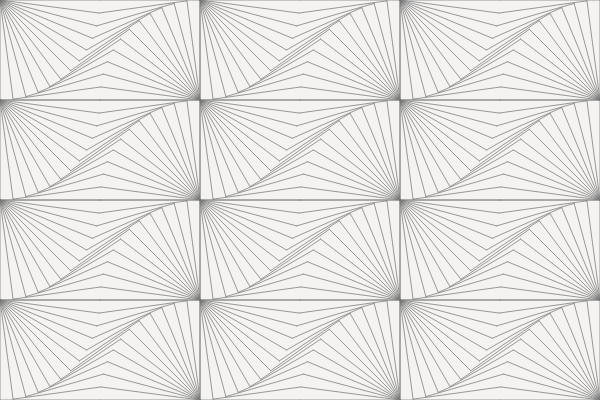
Frame 1 (no input)
Frame 2 (the mouse pressed at the canvas centre, redrawn once): identical to frame 1, image omitted

The p5.js sketch that drew this single still picture (run headless with seeded random() and noise() and a simulated clock; the mouse was pressed at the canvas centre and the sketch redrawn once):

// p5.js sketch
// ── sketch.js
/**
 * Compilation: EdnaAndradePattern_2.js
 * Dependencies: p5.js
 * Data files: none
 * 
 * Builds upon EdnaAndradePattern_1. Tiles the arc fan pattern.
 * Additional mirroring is done every other column to create 
 * a continuous tessellating pattern.
 * 
 * Algorithm: Tiled pattern generation with alternating mirroring
 * - Create reusable arc tile that draws in local coordinates
 * - For each grid position, translate to tile origin
 * - Apply horizontal mirroring to odd columns
 * - Draw tile in local coordinate system
 * 
 * Mirroring technique: Odd columns translate to right edge then scale(-1,1)
 * to flip the tile horizontally within its own bounding box.
 *
 * For additional information, see:
 *
 * @author Chloe Choi
 * @author Alexandros Haridis
 */

// Grid configuration
const COLS = 3;        // number of columns in grid
const ROWS = 4;        // number of rows in grid

// Tile configuration
const TILE_W = 200;    // tile width in pixels
const TILE_H = 100;    // tile height in pixels
const NUM_LINES = 13;  // number of lines in each arc fan

// Global state
let tile;  // reusable tile object

/**
 * Initialize canvas and render tiled pattern
 * @effects creates canvas, initializes tile object, and draws grid pattern
 */
function setup() {
  createCanvas(COLS * TILE_W, ROWS * TILE_H);
  noLoop();
  
  background("#F4F3F1");  // off-white background
  stroke(120);            // gray stroke
  strokeWeight(0.75);
  
  // Create reusable tile (no position stored - draws in local coordinates)
  tile = new ArcTile(TILE_W, TILE_H, NUM_LINES);
  
  // Render grid of tiles
  for (let r = 0; r < ROWS; r++) {
    for (let c = 0; c < COLS; c++) {
      const x = c * TILE_W;
      const y = r * TILE_H;
      
      push();
      
      // Position tile at grid coordinates
      translate(x, y);
      
      // Mirror odd columns for alternating pattern
      // Uncomment this
      // if (c % 2 === 1) {
      //   translate(TILE_W, 0);  // move to right edge
      //   scale(-1, 1);          // flip horizontally
      // }
      
      // Draw tile in local (0,0) to (w,h) coordinate system
      tile.drawLocal();
      
      pop();
    }
  }
}

function draw() {
  // Static pattern - no animation
}

/**
 * ArcTile class
 * 
 * Represents a tile that draws mirrored arc fans in local coordinates.
 * The tile draws two quarter-circle arcs from opposite corners with
 * connecting lines between corresponding arc points.
 */
function ArcTile(w, h, n) {
  this.w = w;          // tile width
  this.h = h;          // tile height
  this.n = n;          // number of lines per fan
  this.radius = min(w, h);  // arc radius
  
  /**
   * Draw tile in local coordinate system
   * 
   * Algorithm:
   * 1. Generate points along quarter-circle from top-left (0,0)
   * 2. Mirror points to bottom-right corner
   * 3. Reverse mirrored points for crossing pattern
   * 4. Draw radial lines from both corners
   * 5. Draw connectors between corresponding points
   * 
   * @effects draws arc fan pattern in local coordinates (0,0) to (w,h)
   */
  this.drawLocal = function () {
    // Generate left fan points from top-left corner
    const leftPts = [];
    for (let i = 0; i < this.n; i++) {
      const ang = lerp(0, HALF_PI, i / (this.n - 1));
      leftPts.push({ 
        x: this.radius * cos(ang), 
        y: this.radius * sin(ang) 
      });
    }
    
    // Mirror to bottom-right corner
    const rightPts = [];
    for (let i = 0; i < leftPts.length; i++) {
      const p = leftPts[i];
      rightPts.push({ 
        x: this.w - p.x,   // horizontal reflection
        y: this.h - p.y    // vertical reflection
      });
    }
    
    // Reverse for crossing pattern
    rightPts.reverse();
    
    // Draw both fans and connectors
    for (let i = 0; i < this.n; i++) {
      line(0, 0, leftPts[i].x, leftPts[i].y);                      // left fan
      line(this.w, this.h, rightPts[i].x, rightPts[i].y);         // right fan
      line(leftPts[i].x, leftPts[i].y, rightPts[i].x, rightPts[i].y);  // connector
    }
  };
}
